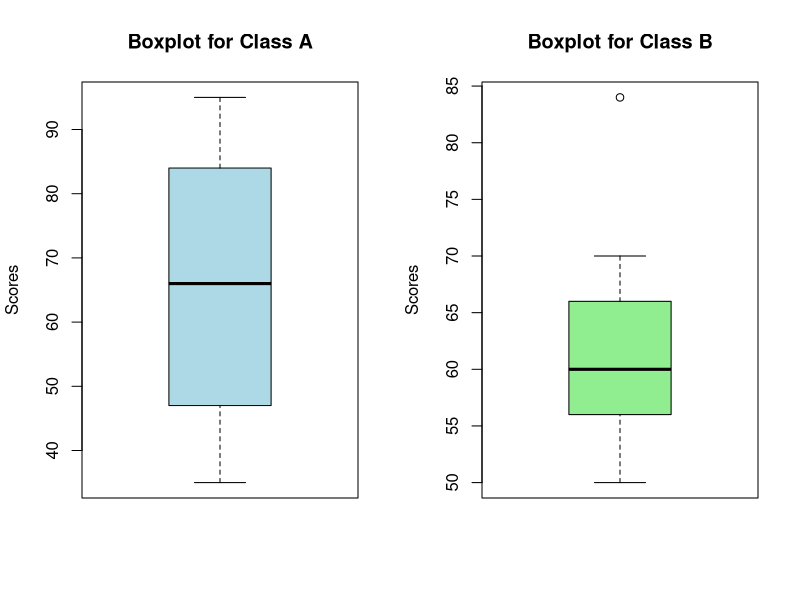

This figure's R source:
class_a <- c(76, 35, 47, 64, 95, 66, 89, 36, 84)
class_b <- c(51, 56, 84, 60, 59, 70, 63, 66, 50)
mean_a <- mean(class_a)
median_a <- median(class_a)
range_a <- diff(range(class_a))
mean_b <- mean(class_b)
median_b <- median(class_b)
range_b <- diff(range(class_b))
cat("Class A:\n")
cat("Mean:", mean_a, "\n")
cat("Median:", median_a, "\n")
cat("Range:", range_a, "\n\n")
cat("Class B:\n")
cat("Mean:", mean_b, "\n")
cat("Median:", median_b, "\n")
cat("Range:", range_b, "\n\n")
par(mfrow = c(1, 2)) 
boxplot(class_a, main = "Boxplot for Class A", ylab = "Scores", col = "lightblue")
boxplot(class_b, main = "Boxplot for Class B", ylab = "Scores", col = "lightgreen")
